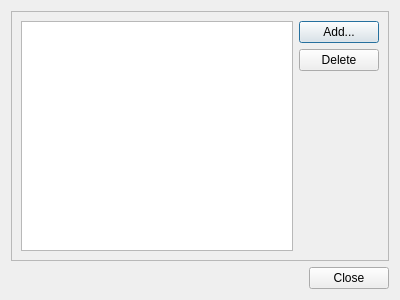
<?xml version="1.0" encoding="UTF-8"?>
<ui version="4.0">
 <class>DlgSoundMgr</class>
 <widget class="QDialog" name="DlgSoundMgr">
  <property name="geometry">
   <rect>
    <x>0</x>
    <y>0</y>
    <width>400</width>
    <height>300</height>
   </rect>
  </property>
  <property name="windowTitle">
   <string>Dialog</string>
  </property>
  <layout class="QVBoxLayout" name="verticalLayout">
   <item>
    <widget class="QFrame" name="frmMain">
     <property name="frameShape">
      <enum>QFrame::StyledPanel</enum>
     </property>
     <property name="frameShadow">
      <enum>QFrame::Raised</enum>
     </property>
     <layout class="QHBoxLayout" name="horizontalLayout">
      <item>
       <widget class="QListView" name="lvwSounds"/>
      </item>
      <item>
       <layout class="QVBoxLayout" name="vbxButtons">
        <item>
         <widget class="QPushButton" name="btnAdd">
          <property name="text">
           <string>Add...</string>
          </property>
         </widget>
        </item>
        <item>
         <widget class="QPushButton" name="btnDelete">
          <property name="text">
           <string>Delete</string>
          </property>
         </widget>
        </item>
        <item>
         <spacer name="spcButtons">
          <property name="orientation">
           <enum>Qt::Vertical</enum>
          </property>
          <property name="sizeHint" stdset="0">
           <size>
            <width>20</width>
            <height>40</height>
           </size>
          </property>
         </spacer>
        </item>
       </layout>
      </item>
     </layout>
    </widget>
   </item>
   <item>
    <layout class="QHBoxLayout" name="hbxClose">
     <item>
      <spacer name="spcClose">
       <property name="orientation">
        <enum>Qt::Horizontal</enum>
       </property>
       <property name="sizeHint" stdset="0">
        <size>
         <width>40</width>
         <height>20</height>
        </size>
       </property>
      </spacer>
     </item>
     <item>
      <widget class="QPushButton" name="btnClose">
       <property name="text">
        <string>Close</string>
       </property>
      </widget>
     </item>
    </layout>
   </item>
  </layout>
 </widget>
 <resources/>
 <connections>
  <connection>
   <sender>btnClose</sender>
   <signal>clicked()</signal>
   <receiver>DlgSoundMgr</receiver>
   <slot>accept()</slot>
   <hints>
    <hint type="sourcelabel">
     <x>347</x>
     <y>276</y>
    </hint>
    <hint type="destinationlabel">
     <x>199</x>
     <y>149</y>
    </hint>
   </hints>
  </connection>
 </connections>
</ui>
